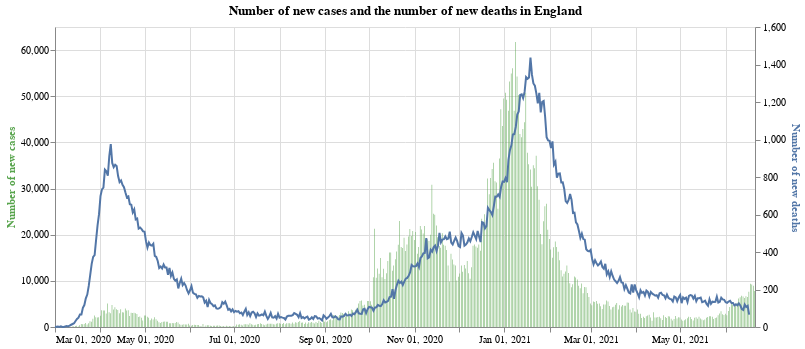

Notebook code cell kept with this figure:
### Markdown cell above
## Plotting: All of England

The first chart we look at has both the number of new cases and the number of new deaths in England. The blue line corresponds to the axis on the right hand side, the number of new deaths. The green bars are the number of new cases (axis on the left hand side).

### Code cell
#collapse
base = alt.Chart(full_eng_deaths.query("date >= '2020-03-01'")).encode(x=alt.X("yearmonthdate(date):T", axis=alt.Axis(title=None))).properties(title='Number of new cases and the number of new deaths in England',width=700)

bars = base.mark_bar(color='#57A44C').encode(
    y=alt.Y("newCases:Q", axis=alt.Axis(title='Number of new cases', titleColor='#57A44C')),
    tooltip="newCases:Q"
)

line = base.mark_line(stroke='#5276A7').encode(y=alt.Y("newDeaths:Q", axis=alt.Axis(title='Number of new deaths', titleColor='#5276A7')))

alt.layer(bars, line).resolve_scale(y='independent')

### Figure 1 — Vega-Lite specification as saved in the notebook (floating-point values rounded to 4 significant figures; data arrays with more than 128 entries replaced by an {"elided": "..."} marker saying what was removed)
{"config": {"view": {"continuousWidth": 400, "continuousHeight": 300}}, "layer": [{"mark": {"type": "bar", "color": "#57A44C"}, "encoding": {"tooltip": {"type": "quantitative", "field": "newCases"}, "x": {"type": "temporal", "axis": {"title": null}, "field": "date", "timeUnit": "yearmonthdate"}, "y": {"type": "quantitative", "axis": {"title": "Number of new cases", "titleColor": "#57A44C"}, "field": "newCases"}}, "title": "Number of new cases and the number of new deaths in England", "width": 700}, {"mark": {"type": "line", "stroke": "#5276A7"}, "encoding": {"x": {"type": "temporal", "axis": {"title": null}, "field": "date", "timeUnit": "yearmonthdate"}, "y": {"type": "quantitative", "axis": {"title": "Number of new deaths", "titleColor": "#5276A7"}, "field": "newDeaths"}}, "title": "Number of new cases and the number of new deaths in England", "width": 700}], "data": {"name": "data-3042733e95c627671bb30371a4300d10"}, "resolve": {"scale": {"y": "independent"}}, "$schema": "https://vega.github.io/schema/vega-lite/v4.8.1.json", "datasets": {"data-3042733e95c627671bb30371a4300d10": {"elided": "477 records"}}}
